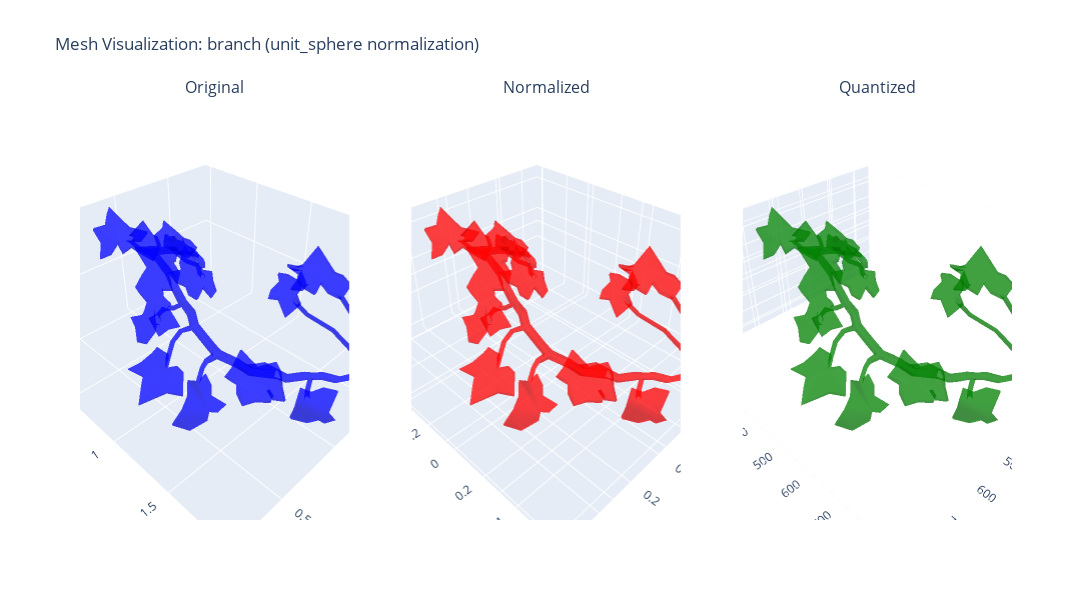

The notebook cell this image was saved under:
### Code cell
compare_plots("branch", "unit_sphere")

### Figure 1 — Plotly figure (JSON) as saved in the notebook; plotly's stock layout.template omitted (floating-point values rounded to 4 significant figures; data arrays with more than 128 entries replaced by an {"elided": "..."} marker saying what was removed)
{"data": [{"color": "blue", "i": {"elided": "1960 int values"}, "j": {"elided": "1960 int values"}, "k": {"elided": "1960 int values"}, "name": "Original", "opacity": 0.5, "scene": "scene", "type": "mesh3d", "x": {"elided": "2767 float values"}, "y": {"elided": "2767 float values"}, "z": {"elided": "2767 float values"}}, {"color": "red", "i": {"elided": "1960 int values"}, "j": {"elided": "1960 int values"}, "k": {"elided": "1960 int values"}, "name": "Normalized", "opacity": 0.5, "scene": "scene2", "type": "mesh3d", "x": {"elided": "2767 float values"}, "y": {"elided": "2767 float values"}, "z": {"elided": "2767 float values"}}, {"color": "green", "i": {"elided": "1960 int values"}, "j": {"elided": "1960 int values"}, "k": {"elided": "1960 int values"}, "name": "Quantized", "opacity": 0.5, "scene": "scene3", "type": "mesh3d", "x": {"elided": "2767 float values"}, "y": {"elided": "2767 float values"}, "z": {"elided": "2767 float values"}}], "layout": {"annotations": [{"font": {"size": 16}, "showarrow": false, "text": "Original", "x": 0.1444, "xanchor": "center", "xref": "paper", "y": 1, "yanchor": "bottom", "yref": "paper"}, {"font": {"size": 16}, "showarrow": false, "text": "Normalized", "x": 0.5, "xanchor": "center", "xref": "paper", "y": 1, "yanchor": "bottom", "yref": "paper"}, {"font": {"size": 16}, "showarrow": false, "text": "Quantized", "x": 0.8556, "xanchor": "center", "xref": "paper", "y": 1, "yanchor": "bottom", "yref": "paper"}], "height": 600, "scene": {"domain": {"x": [0, 0.2889], "y": [0, 1]}}, "scene2": {"domain": {"x": [0.3556, 0.6444], "y": [0, 1]}}, "scene3": {"domain": {"x": [0.7111, 1], "y": [0, 1]}}, "title": {"text": "Mesh Visualization: branch (unit_sphere normalization)"}, "width": 1400}}
